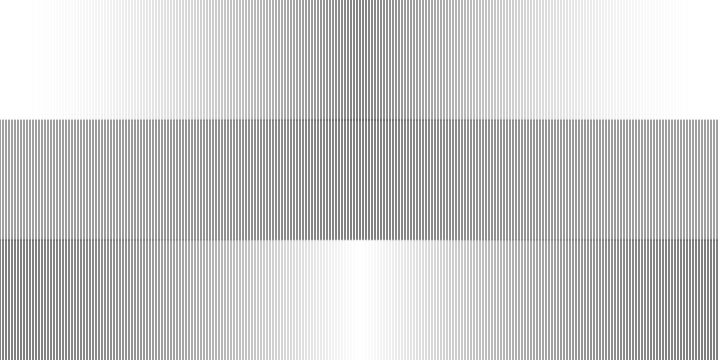
Frame 1 (no input)
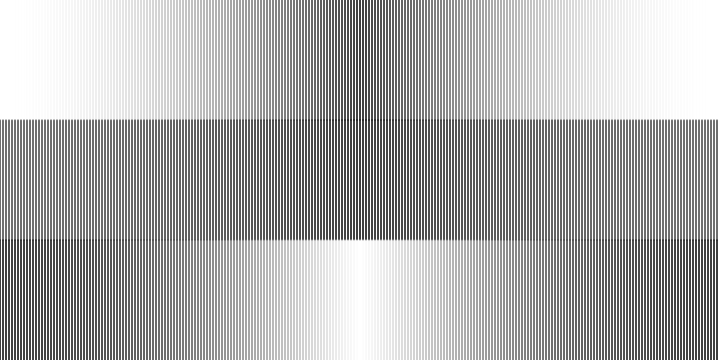
Frame 2 (the mouse pressed at the canvas centre, redrawn once)

The p5.js sketch that drew these frames (run headless with seeded random() and noise() and a simulated clock; the mouse was pressed at the canvas centre and the sketch redrawn once):

// p5.js sketch
// ── sketch.js
/*
An array is a list of data. Each piece of data in an array is identified by an index number representing its position in the array. Arrays are zero based, which means that the first element in the array is [0], the second element is [1], and so on. In this example, an array named "coswav" is created and filled with the cosine values. This data is displayed three separate ways on the screen.
*/

// in the beginning the array is empty, there is nothing in the list
var coswave = [];

function setup() {

  createCanvas(720, 360);

  // we create values for the array in a for loop
  for (var i = 0; i < width; i++) {
  	
  	// map i (0-720) to (0 to PI)
    var amount = map(i, 0, width, 0, PI);

    // get the cosine of the amount and assign it to the array
    coswave[i] = abs(cos(amount));
  }
  background(255);
  noLoop();
}

function draw() {
  var y1 = 0;
  var y2 = height/3;
  for (var i = 0; i < width; i+=3) {
    stroke(coswave[i]*255);
    line(i, y1, i, y2);
  }

  y1 = y2;
  y2 = y1 + y1;
  for (var i = 0; i < width; i+=3) {
    stroke(coswave[i]*255 / 4);
    line(i, y1, i, y2);
  }
  
  y1 = y2;
  y2 = height;
  for (var i = 0; i < width; i+=3) {
    stroke(255 - coswave[i]*255);
    line(i, y1, i, y2);
  }
}
